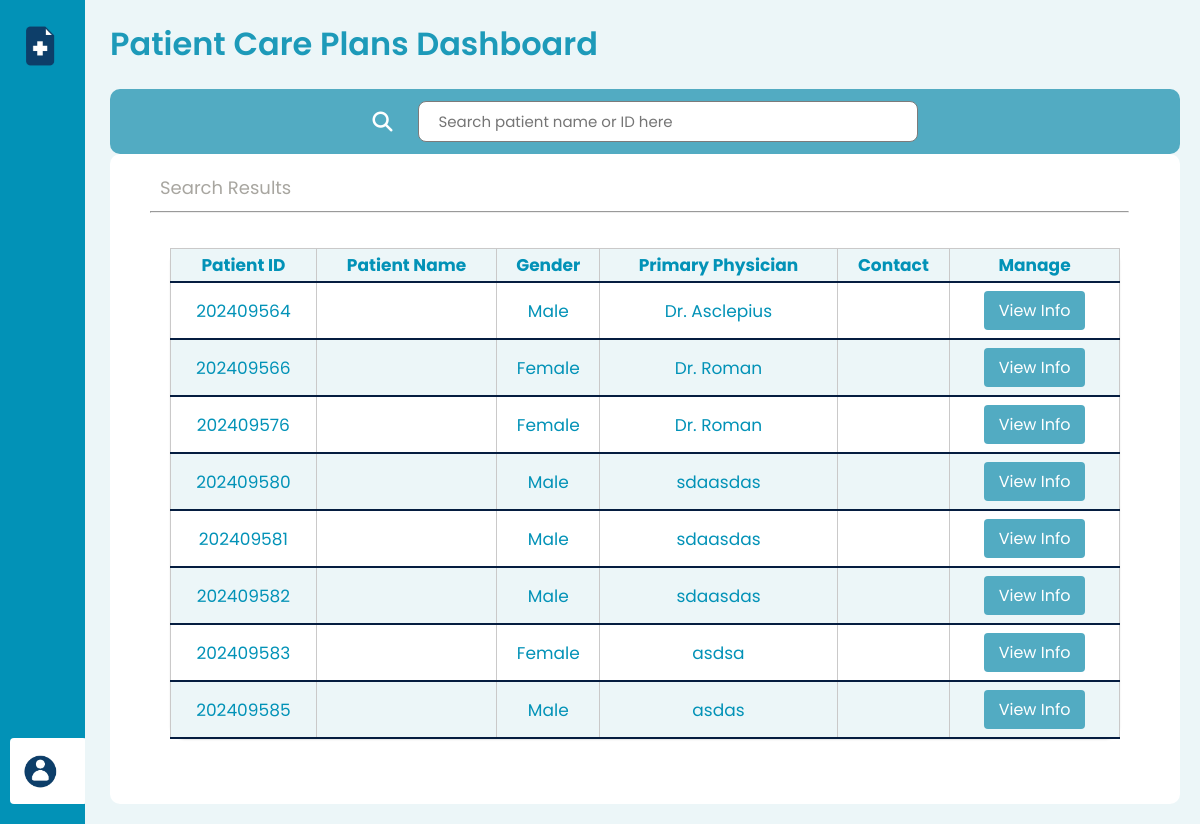
/DocuCare/CarePlansList.php, run on the app's committed database.
### tables this page shows
CREATE TABLE `patient_info` (
  `Patient_ID` int(20) NOT NULL,
  `Admission_Date` datetime DEFAULT NULL,
  `Patient_FName` varchar(30) DEFAULT NULL,
  `Patient_MName` varchar(30) NOT NULL,
  `Patient_LName` varchar(30) NOT NULL,
  `Patient_Type` varchar(20) DEFAULT NULL,
  `Age` int(11) DEFAULT NULL,
  `Sex` varchar(255) DEFAULT NULL,
  `Room_Num` int(11) DEFAULT NULL,
  `Street` varchar(50) NOT NULL,
  `House_Num` varchar(50) NOT NULL,
  `Subdivision` varchar(50) DEFAULT NULL,
  `Barangay` varchar(50) NOT NULL,
  `City` varchar(50) NOT NULL,
  `Province` varchar(50) NOT NULL,
  `Birthplace` varchar(255) DEFAULT NULL,
  `DoB` date DEFAULT NULL,
  `Attending_Physician` varchar(255) DEFAULT NULL,
  `Admitting_Diagnosis` mediumtext DEFAULT NULL,
  `Entered_By_Nurse` int(20) DEFAULT NULL,
  `Status` char(3) DEFAULT NULL,
  `Deletion_Date` date DEFAULT NULL
);

### DocuCare/CarePlansList.php (the view, shortened to what this page needs)
<!DOCTYPE html>
<html lang="en">
<head>
    <link rel="stylesheet" href="https://unicons.iconscout.com/release/v4.0.0/css/line.css">
    <link rel="stylesheet" href="style2.css">
</head>
<body>
    <aside class="sidebar" id="sidebar">
        <nav class="nav">
            <div class="sidebar-header">
                <img src="img/logo.png" alt="logo" />
            </div>
              <div class="user-account">
                <div class="user-profile">
                  <img src="img/profile.png" alt="Profile Image" />
                </div>
              </div>
        </nav>
    </aside>
    <main class="main">
        <header>
            <h1>Patient Care Plans Dashboard</h1>
        </header>
        <section class="search">
            <a href="#" class="search-icon"><i class="fas fa-search"></i></a>
            <input type="text" id="searchInput" placeholder="Search patient name or ID here" >
        </section>
        <section class="search-result">
            <h1>Search Results</h1><hr>
            <div class="box-container" id="patient_infoList">
                <?php
                include('mycon.php');
                $sql = "SELECT * FROM patient_info";
                $result = $connection->query($sql);
                echo "<table border='1' width='100%'>";
                echo "<tr align='center' class=tblheader>
                        <td><b>Patient ID</b></td>
                        <td><b>Patient Name</b></td>
                        <td><b>Gender</b></td>
                        <td><b>Primary Physician</b></td>
                        <td><b>Contact</b></td>
                        <td class='no-print'><b>Manage</b></td>
                      </tr>";
                      if ($result->num_rows > 0) {
                        while ($row = $result->fetch_assoc()) {
                            $Patient_ID = $row['Patient_ID'];
                            echo '<tr>
                                    <td>'.$row['Patient_ID'].'</td>
                                    <td>'.$row['Patient_Name'].'</td>
                                    <td>'.$row['Sex'].'</td>
                                    <td>'.$row['Attending_Physician'].'</td>
                                    <td>'.$row['Emergency_Contact'].'</td>
                                    <td>
                                        <input type="button" name="info" value="View Info" class="btn" onclick="window.location.href=\'infoCarePlans.php?Patient_ID='.$Patient_ID.'\'">
                                        <button class="btn-icon" onclick="window.location.href=\'infoCarePlans.php?Patient_ID='.$Patient_ID.'\'">
                                              <i class="fas fa-info-circle"></i>
                                        </button>
                                    </td>
                                    </tr>';
                        }
                      } else {
                        echo "<tr><td colspan='6' align='center'>No results found.</td></tr>";
                       }
                      echo "</table>";
                ?>
            </div>
        </section>
    </main>
</body>
</html>

### DocuCare/style2.css (style rules this page uses)
* { margin: 0; padding: 0; box-sizing: border-box; font-family: "Poppins", sans-serif; }
html { scroll-behavior: smooth; }
body { height: 100%; background-color: #ecf6f8; overflow-x: hidden; }
main { display: flex; flex-direction: column; min-height: 100vh; padding: 20px; }
.sidebar { position: fixed; top: 0; left: 0; height: 100%; width: 85px; display: flex; overflow-x: hidden; flex-direction: column; background: #0292b7; padding: 25px 20px; transition: all 0.4s ease; z-index: 1000; }
.sidebar .sidebar-header { display: flex; align-items: center; }
.sidebar .sidebar-header img { width: 42px; }
.user-account { position:absolute; bottom: 0; width: 90%; margin-bottom: 20px; padding: 12px 10px; margin-left: -10px; }
.user-profile { display: flex; align-items: center; color: #161a2d; }
.user-profile img { width: 42px; border-radius: 50%; border: 2px solid #fff; }
.main { margin-left: 85px; padding: 20px; transition: margin-left 0.4s ease; overflow-x: hidden; }
.main header { margin-bottom: 20px; }
.main h1 { font-size: 2rem; font-weight: 600; color: #1d9ab9; }
.search { margin-top: 6px; padding: 12px 20px; border-radius: 10px; background-color: #52abc2; display: flex; flex-direction: row; align-items: center; justify-content: center; gap: 10px; }
.search input, .search select { padding: 10px; margin-left: 10px; }
#searchInput { width: 700px; padding: 8px; border-radius: 8px; background: #ffffff; font-size: 15px; text-align: left; padding-left: 20px; border: 1px solid #7c7b7b; }
.search-icon { color: #ffffff; font-size: 20px; margin-right: 5px; }
.search-result { flex: 1; padding: 20px; box-sizing: border-box; background-color: #ffffff; border-radius: 10px; overflow: auto; }
.search-result h1 { margin-left: 30px; font-size: 18px; color: #a8a6a0; font-weight: normal; }
.search-result hr { margin-top: 10px; margin-left: 20px; width: 95%; }
.search-result .box-container { margin-left: 40px; margin-right: 40px; margin-top: 35px; margin-bottom: 45px; }
.btn { padding: 7px 15px; border: none; border-radius: 4px; cursor: pointer; font-size: 16px; margin: 5px; transition: background-color 0.3s ease; background-color: #52abc2; color: white; }
table { margin: 20px auto; font-size: 17px; border: solid #051D40 2px; background-color: #FFF; border-radius: 15px; border-collapse: collapse; width: 100%; }
table td { padding: 3px 4px; text-align: center; border-bottom: 2px solid #051D40; color: #0292b7; }
.tblheader { color: #051D40; }
table tr:nth-of-type(even) { background-color: #ffffff; }
table tr:nth-of-type(odd) { background-color: #ecf6f8; }
table { width: 100%; border-collapse: collapse; background-color: #ffffff; box-shadow: 0 1px 2px rgba(0, 0, 0, 0.1); border: none; }
th, td { padding: 6px; text-align: center; border: 1px solid #cac9c9; }
@media screen and (max-width: 1408px) { .main { margin-left: 100px; } }
@media screen and (max-width: 1408px) { .main header { margin-bottom: 15px; } }
@media screen and (max-width: 1216px) { .main { margin-left: 90px; } }
@media screen and (max-width: 1216px) { .main header { margin-bottom: 15px; } }
@media screen and (max-width: 1216px) { #searchInput { width: 500px; } }

### data on the page
patient_info: Patient_ID "202409564", Sex "Male", Attending_Physician "Dr. Asclepius"
patient_info: Patient_ID "202409566", Sex "Female", Attending_Physician "Dr. Roman"
patient_info: Patient_ID "202409576", Sex "Female", Attending_Physician "Dr. Roman"
patient_info: Patient_ID "202409580", Sex "Male", Attending_Physician "sdaasdas"
patient_info: Patient_ID "202409581", Sex "Male", Attending_Physician "sdaasdas"
patient_info: Patient_ID "202409582", Sex "Male", Attending_Physician "sdaasdas"
patient_info: Patient_ID "202409583", Sex "Female", Attending_Physician "asdsa"
patient_info: Patient_ID "202409585", Sex "Male", Attending_Physician "asdas"
